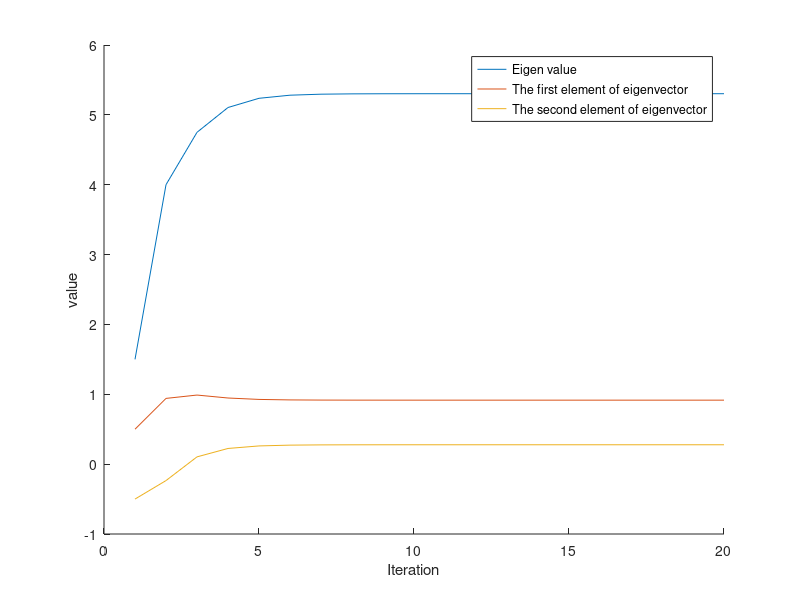

The MATLAB script that drew this image:

% Q1 a
A = [5,1;1,2];
[V,D] = eig(A);

%Q1 b
ite = 20;
x_int = [0.5;-1];
max_eigen_value=[];
max_eigen_vect = [];
for ind = 1:ite
    x_int = A*x_int;
    max_eigen_value(ind) = abs(max(x_int));
    x_int = x_int/abs(max(x_int));
    max_eigen_vect(ind,:) = x_int/sum(x_int.^2);
end

figure
hold on
plot(max_eigen_value)
plot(max_eigen_vect(:,1))
plot(max_eigen_vect(:,2))
legend('Eigen value','The first element of eigenvector','The second element of eigenvector')
xlabel('Iteration')
ylabel('value')


% Q2 c